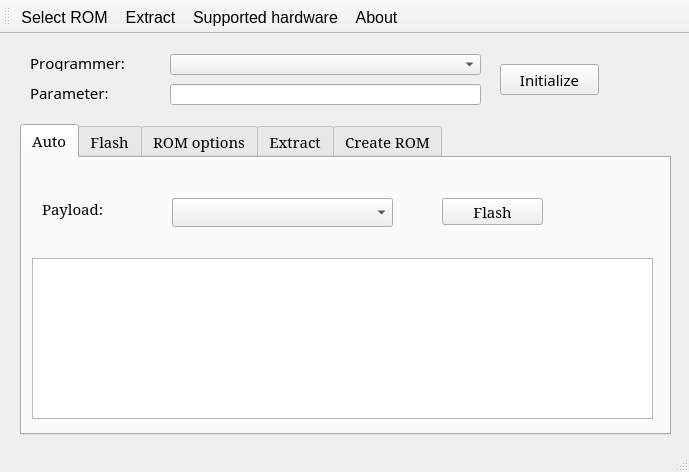
<?xml version="1.0" encoding="UTF-8"?>
<ui version="4.0">
 <class>MainWindow</class>
 <widget class="QMainWindow" name="MainWindow">
  <property name="geometry">
   <rect>
    <x>0</x>
    <y>0</y>
    <width>689</width>
    <height>472</height>
   </rect>
  </property>
  <property name="font">
   <font>
    <family>Sans</family>
    <pointsize>11</pointsize>
    <weight>50</weight>
    <italic>false</italic>
    <bold>false</bold>
    <underline>false</underline>
    <strikeout>false</strikeout>
    <kerning>false</kerning>
   </font>
  </property>
  <property name="windowTitle">
   <string>Coreboot Flash Tool</string>
  </property>
  <property name="windowIcon">
   <iconset resource="resources.qrc">
    <normaloff>:/icons/icons/coreboot.png</normaloff>:/icons/icons/coreboot.png</iconset>
  </property>
  <widget class="QWidget" name="centralWidget">
   <widget class="QLabel" name="l_prog_name">
    <property name="geometry">
     <rect>
      <x>560</x>
      <y>410</y>
      <width>241</width>
      <height>17</height>
     </rect>
    </property>
    <property name="text">
     <string/>
    </property>
   </widget>
   <widget class="QTabWidget" name="tabWidget">
    <property name="geometry">
     <rect>
      <x>20</x>
      <y>90</y>
      <width>651</width>
      <height>311</height>
     </rect>
    </property>
    <property name="font">
     <font>
      <family>Serif</family>
      <pointsize>11</pointsize>
     </font>
    </property>
    <property name="tabShape">
     <enum>QTabWidget::Rounded</enum>
    </property>
    <property name="currentIndex">
     <number>0</number>
    </property>
    <widget class="QWidget" name="tab_auto">
     <attribute name="title">
      <string>Auto</string>
     </attribute>
     <widget class="QLabel" name="l_auto_payload">
      <property name="geometry">
       <rect>
        <x>20</x>
        <y>40</y>
        <width>91</width>
        <height>21</height>
       </rect>
      </property>
      <property name="text">
       <string>Payload:</string>
      </property>
     </widget>
     <widget class="QComboBox" name="cb_auto_sel_payload">
      <property name="geometry">
       <rect>
        <x>150</x>
        <y>40</y>
        <width>221</width>
        <height>29</height>
       </rect>
      </property>
     </widget>
     <widget class="QTextEdit" name="log_auto">
      <property name="geometry">
       <rect>
        <x>10</x>
        <y>100</y>
        <width>621</width>
        <height>161</height>
       </rect>
      </property>
      <property name="font">
       <font>
        <family>Sans</family>
        <pointsize>11</pointsize>
       </font>
      </property>
      <property name="cursorWidth">
       <number>0</number>
      </property>
     </widget>
     <widget class="QPushButton" name="b_auto_flash">
      <property name="geometry">
       <rect>
        <x>420</x>
        <y>40</y>
        <width>101</width>
        <height>27</height>
       </rect>
      </property>
      <property name="text">
       <string>Flash</string>
      </property>
     </widget>
    </widget>
    <widget class="QWidget" name="tab_flash">
     <attribute name="icon">
      <iconset resource="resources.qrc">
       <normaloff>:/icons/icons/flash.png</normaloff>:/icons/icons/flash.png</iconset>
     </attribute>
     <attribute name="title">
      <string>Flash</string>
     </attribute>
     <widget class="QPushButton" name="b_read">
      <property name="geometry">
       <rect>
        <x>130</x>
        <y>60</y>
        <width>111</width>
        <height>31</height>
       </rect>
      </property>
      <property name="text">
       <string>Read</string>
      </property>
     </widget>
     <widget class="QPushButton" name="b_erase">
      <property name="geometry">
       <rect>
        <x>370</x>
        <y>60</y>
        <width>111</width>
        <height>31</height>
       </rect>
      </property>
      <property name="text">
       <string>Erase</string>
      </property>
     </widget>
     <widget class="QPushButton" name="b_flash">
      <property name="geometry">
       <rect>
        <x>490</x>
        <y>60</y>
        <width>111</width>
        <height>31</height>
       </rect>
      </property>
      <property name="text">
       <string>Flash</string>
      </property>
     </widget>
     <widget class="QTextEdit" name="log_flash">
      <property name="geometry">
       <rect>
        <x>10</x>
        <y>100</y>
        <width>631</width>
        <height>161</height>
       </rect>
      </property>
      <property name="font">
       <font>
        <family>Sans</family>
        <pointsize>11</pointsize>
       </font>
      </property>
      <property name="cursorWidth">
       <number>0</number>
      </property>
     </widget>
     <widget class="QPushButton" name="b_verify">
      <property name="geometry">
       <rect>
        <x>250</x>
        <y>60</y>
        <width>111</width>
        <height>31</height>
       </rect>
      </property>
      <property name="text">
       <string>Verify</string>
      </property>
     </widget>
     <widget class="QLabel" name="l_payload">
      <property name="geometry">
       <rect>
        <x>10</x>
        <y>20</y>
        <width>61</width>
        <height>21</height>
       </rect>
      </property>
      <property name="text">
       <string>ROM: </string>
      </property>
     </widget>
     <widget class="QLabel" name="l_payload_name">
      <property name="geometry">
       <rect>
        <x>130</x>
        <y>10</y>
        <width>491</width>
        <height>41</height>
       </rect>
      </property>
      <property name="text">
       <string/>
      </property>
     </widget>
     <widget class="QPushButton" name="b_sel_payload">
      <property name="geometry">
       <rect>
        <x>130</x>
        <y>20</y>
        <width>99</width>
        <height>21</height>
       </rect>
      </property>
      <property name="text">
       <string>Select</string>
      </property>
     </widget>
     <widget class="QPushButton" name="b_probe">
      <property name="geometry">
       <rect>
        <x>10</x>
        <y>60</y>
        <width>111</width>
        <height>31</height>
       </rect>
      </property>
      <property name="text">
       <string>Probe</string>
      </property>
     </widget>
     <zorder>b_erase</zorder>
     <zorder>b_flash</zorder>
     <zorder>log_flash</zorder>
     <zorder>b_verify</zorder>
     <zorder>l_payload</zorder>
     <zorder>l_payload_name</zorder>
     <zorder>b_sel_payload</zorder>
     <zorder>b_read</zorder>
     <zorder>b_probe</zorder>
    </widget>
    <widget class="QWidget" name="tab_2">
     <attribute name="icon">
      <iconset resource="resources.qrc">
       <normaloff>:/icons/icons/options.png</normaloff>:/icons/icons/options.png</iconset>
     </attribute>
     <attribute name="title">
      <string>ROM options</string>
     </attribute>
     <widget class="QPushButton" name="b_add_payload">
      <property name="geometry">
       <rect>
        <x>350</x>
        <y>30</y>
        <width>141</width>
        <height>31</height>
       </rect>
      </property>
      <property name="layoutDirection">
       <enum>Qt::LeftToRight</enum>
      </property>
      <property name="text">
       <string> Add payload</string>
      </property>
      <property name="icon">
       <iconset resource="resources.qrc">
        <normaloff>:/icons/icons/add.png</normaloff>:/icons/icons/add.png</iconset>
      </property>
     </widget>
     <widget class="QPushButton" name="b_remove_comp">
      <property name="geometry">
       <rect>
        <x>430</x>
        <y>60</y>
        <width>111</width>
        <height>31</height>
       </rect>
      </property>
      <property name="text">
       <string>Remove</string>
      </property>
      <property name="icon">
       <iconset resource="resources.qrc">
        <normaloff>:/icons/icons/remove.png</normaloff>:/icons/icons/remove.png</iconset>
      </property>
     </widget>
     <widget class="QTextEdit" name="log_rom_opt">
      <property name="geometry">
       <rect>
        <x>10</x>
        <y>100</y>
        <width>631</width>
        <height>161</height>
       </rect>
      </property>
      <property name="font">
       <font>
        <family>Sans</family>
        <pointsize>10</pointsize>
       </font>
      </property>
      <property name="html">
       <string>&lt;!DOCTYPE HTML PUBLIC &quot;-//W3C//DTD HTML 4.0//EN&quot; &quot;http://www.w3.org/TR/REC-html40/strict.dtd&quot;&gt;
&lt;html&gt;&lt;head&gt;&lt;meta name=&quot;qrichtext&quot; content=&quot;1&quot; /&gt;&lt;style type=&quot;text/css&quot;&gt;
p, li { white-space: pre-wrap; }
&lt;/style&gt;&lt;/head&gt;&lt;body style=&quot; font-family:'Sans'; font-size:10pt; font-weight:400; font-style:normal;&quot;&gt;
&lt;p style=&quot;-qt-paragraph-type:empty; margin-top:0px; margin-bottom:0px; margin-left:0px; margin-right:0px; -qt-block-indent:0; text-indent:0px; font-family:'Cantarell'; font-size:11pt;&quot;&gt;&lt;br /&gt;&lt;/p&gt;&lt;/body&gt;&lt;/html&gt;</string>
      </property>
      <property name="cursorWidth">
       <number>0</number>
      </property>
     </widget>
     <widget class="QLabel" name="l_opt_rom_info">
      <property name="geometry">
       <rect>
        <x>10</x>
        <y>70</y>
        <width>91</width>
        <height>21</height>
       </rect>
      </property>
      <property name="text">
       <string>ROM info:</string>
      </property>
     </widget>
     <widget class="QLabel" name="l_opt_rom">
      <property name="geometry">
       <rect>
        <x>10</x>
        <y>20</y>
        <width>61</width>
        <height>21</height>
       </rect>
      </property>
      <property name="text">
       <string>ROM:</string>
      </property>
     </widget>
     <widget class="QLabel" name="l_opt_sel_name">
      <property name="geometry">
       <rect>
        <x>80</x>
        <y>20</y>
        <width>161</width>
        <height>20</height>
       </rect>
      </property>
      <property name="text">
       <string/>
      </property>
     </widget>
     <widget class="QPushButton" name="b_add_component">
      <property name="geometry">
       <rect>
        <x>490</x>
        <y>30</y>
        <width>151</width>
        <height>31</height>
       </rect>
      </property>
      <property name="layoutDirection">
       <enum>Qt::LeftToRight</enum>
      </property>
      <property name="text">
       <string>Add component</string>
      </property>
      <property name="icon">
       <iconset resource="resources.qrc">
        <normaloff>:/icons/icons/add.png</normaloff>:/icons/icons/add.png</iconset>
      </property>
     </widget>
    </widget>
    <widget class="QWidget" name="tab_extract">
     <attribute name="icon">
      <iconset resource="resources.qrc">
       <normaloff>:/icons/icons/extract.svg</normaloff>:/icons/icons/extract.svg</iconset>
     </attribute>
     <attribute name="title">
      <string>Extract</string>
     </attribute>
     <widget class="QLabel" name="l_ex_rom">
      <property name="geometry">
       <rect>
        <x>10</x>
        <y>20</y>
        <width>101</width>
        <height>21</height>
       </rect>
      </property>
      <property name="text">
       <string>ROM:</string>
      </property>
     </widget>
     <widget class="QLabel" name="l_ex_output">
      <property name="geometry">
       <rect>
        <x>10</x>
        <y>50</y>
        <width>101</width>
        <height>19</height>
       </rect>
      </property>
      <property name="text">
       <string>Output dir:</string>
      </property>
     </widget>
     <widget class="QLabel" name="l_ex_rom_name">
      <property name="geometry">
       <rect>
        <x>130</x>
        <y>20</y>
        <width>471</width>
        <height>19</height>
       </rect>
      </property>
      <property name="text">
       <string/>
      </property>
     </widget>
     <widget class="QPushButton" name="b_sel_bios_rom">
      <property name="geometry">
       <rect>
        <x>130</x>
        <y>20</y>
        <width>99</width>
        <height>21</height>
       </rect>
      </property>
      <property name="text">
       <string>Select</string>
      </property>
     </widget>
     <widget class="QPushButton" name="b_extract">
      <property name="geometry">
       <rect>
        <x>540</x>
        <y>60</y>
        <width>99</width>
        <height>31</height>
       </rect>
      </property>
      <property name="text">
       <string>Extract</string>
      </property>
     </widget>
     <widget class="QTextEdit" name="log_extract">
      <property name="geometry">
       <rect>
        <x>10</x>
        <y>100</y>
        <width>631</width>
        <height>161</height>
       </rect>
      </property>
      <property name="maximumSize">
       <size>
        <width>16777215</width>
        <height>16777213</height>
       </size>
      </property>
      <property name="font">
       <font>
        <family>Sans</family>
        <pointsize>10</pointsize>
       </font>
      </property>
      <property name="cursor" stdset="0">
       <cursorShape>ArrowCursor</cursorShape>
      </property>
      <property name="contextMenuPolicy">
       <enum>Qt::PreventContextMenu</enum>
      </property>
      <property name="html">
       <string>&lt;!DOCTYPE HTML PUBLIC &quot;-//W3C//DTD HTML 4.0//EN&quot; &quot;http://www.w3.org/TR/REC-html40/strict.dtd&quot;&gt;
&lt;html&gt;&lt;head&gt;&lt;meta name=&quot;qrichtext&quot; content=&quot;1&quot; /&gt;&lt;style type=&quot;text/css&quot;&gt;
p, li { white-space: pre-wrap; }
&lt;/style&gt;&lt;/head&gt;&lt;body style=&quot; font-family:'Sans'; font-size:10pt; font-weight:400; font-style:normal;&quot;&gt;
&lt;p style=&quot;-qt-paragraph-type:empty; margin-top:0px; margin-bottom:0px; margin-left:0px; margin-right:0px; -qt-block-indent:0; text-indent:0px; font-family:'Cantarell'; font-size:11pt;&quot;&gt;&lt;br /&gt;&lt;/p&gt;&lt;/body&gt;&lt;/html&gt;</string>
      </property>
      <property name="cursorWidth">
       <number>0</number>
      </property>
     </widget>
     <widget class="QLabel" name="l_ex_out_name">
      <property name="geometry">
       <rect>
        <x>130</x>
        <y>50</y>
        <width>471</width>
        <height>19</height>
       </rect>
      </property>
      <property name="text">
       <string/>
      </property>
     </widget>
     <widget class="QPushButton" name="b_sel_bios_out">
      <property name="geometry">
       <rect>
        <x>130</x>
        <y>50</y>
        <width>99</width>
        <height>21</height>
       </rect>
      </property>
      <property name="text">
       <string>Select</string>
      </property>
     </widget>
    </widget>
    <widget class="QWidget" name="tab">
     <attribute name="icon">
      <iconset resource="resources.qrc">
       <normaloff>:/icons/icons/create.png</normaloff>:/icons/icons/create.png</iconset>
     </attribute>
     <attribute name="title">
      <string>Create ROM</string>
     </attribute>
     <widget class="QLabel" name="l_architecture">
      <property name="geometry">
       <rect>
        <x>10</x>
        <y>40</y>
        <width>101</width>
        <height>31</height>
       </rect>
      </property>
      <property name="text">
       <string>Architecture:</string>
      </property>
     </widget>
     <widget class="QLabel" name="l_bb_offset">
      <property name="geometry">
       <rect>
        <x>320</x>
        <y>10</y>
        <width>131</width>
        <height>31</height>
       </rect>
      </property>
      <property name="text">
       <string>Bootblock offset:</string>
      </property>
     </widget>
     <widget class="QLabel" name="l_cbfs_offset">
      <property name="geometry">
       <rect>
        <x>320</x>
        <y>40</y>
        <width>101</width>
        <height>31</height>
       </rect>
      </property>
      <property name="text">
       <string>CBFS offset:</string>
      </property>
     </widget>
     <widget class="QLabel" name="l_bootblock">
      <property name="geometry">
       <rect>
        <x>320</x>
        <y>70</y>
        <width>101</width>
        <height>31</height>
       </rect>
      </property>
      <property name="text">
       <string>Bootblock:</string>
      </property>
     </widget>
     <widget class="QLineEdit" name="edit_bootblock_off">
      <property name="geometry">
       <rect>
        <x>470</x>
        <y>10</y>
        <width>131</width>
        <height>27</height>
       </rect>
      </property>
     </widget>
     <widget class="QLineEdit" name="edit_cbfs_off">
      <property name="geometry">
       <rect>
        <x>470</x>
        <y>40</y>
        <width>131</width>
        <height>27</height>
       </rect>
      </property>
     </widget>
     <widget class="QPushButton" name="b_sel_boot_block">
      <property name="geometry">
       <rect>
        <x>480</x>
        <y>70</y>
        <width>111</width>
        <height>27</height>
       </rect>
      </property>
      <property name="text">
       <string>Select</string>
      </property>
     </widget>
     <widget class="QComboBox" name="cb_sel_arch">
      <property name="geometry">
       <rect>
        <x>150</x>
        <y>40</y>
        <width>131</width>
        <height>27</height>
       </rect>
      </property>
     </widget>
     <widget class="QPushButton" name="b_create_rom">
      <property name="geometry">
       <rect>
        <x>518</x>
        <y>120</y>
        <width>111</width>
        <height>27</height>
       </rect>
      </property>
      <property name="text">
       <string>Create ROM</string>
      </property>
     </widget>
     <widget class="QTextEdit" name="log_create_rom">
      <property name="geometry">
       <rect>
        <x>10</x>
        <y>150</y>
        <width>621</width>
        <height>121</height>
       </rect>
      </property>
      <property name="font">
       <font>
        <family>Sans</family>
        <pointsize>10</pointsize>
       </font>
      </property>
      <property name="html">
       <string>&lt;!DOCTYPE HTML PUBLIC &quot;-//W3C//DTD HTML 4.0//EN&quot; &quot;http://www.w3.org/TR/REC-html40/strict.dtd&quot;&gt;
&lt;html&gt;&lt;head&gt;&lt;meta name=&quot;qrichtext&quot; content=&quot;1&quot; /&gt;&lt;style type=&quot;text/css&quot;&gt;
p, li { white-space: pre-wrap; }
&lt;/style&gt;&lt;/head&gt;&lt;body style=&quot; font-family:'Sans'; font-size:10pt; font-weight:400; font-style:normal;&quot;&gt;
&lt;p style=&quot;-qt-paragraph-type:empty; margin-top:0px; margin-bottom:0px; margin-left:0px; margin-right:0px; -qt-block-indent:0; text-indent:0px; font-family:'Ubuntu'; font-size:11pt;&quot;&gt;&lt;br /&gt;&lt;/p&gt;&lt;/body&gt;&lt;/html&gt;</string>
      </property>
      <property name="cursorWidth">
       <number>0</number>
      </property>
     </widget>
     <widget class="QLabel" name="l_bootblack_name">
      <property name="geometry">
       <rect>
        <x>470</x>
        <y>80</y>
        <width>131</width>
        <height>17</height>
       </rect>
      </property>
      <property name="text">
       <string/>
      </property>
     </widget>
     <widget class="QLabel" name="label_2">
      <property name="geometry">
       <rect>
        <x>10</x>
        <y>10</y>
        <width>68</width>
        <height>31</height>
       </rect>
      </property>
      <property name="text">
       <string>Name: </string>
      </property>
     </widget>
     <widget class="QLineEdit" name="edit_cbfs_name">
      <property name="geometry">
       <rect>
        <x>110</x>
        <y>10</y>
        <width>171</width>
        <height>27</height>
       </rect>
      </property>
     </widget>
     <widget class="QLabel" name="l_size">
      <property name="geometry">
       <rect>
        <x>10</x>
        <y>70</y>
        <width>101</width>
        <height>31</height>
       </rect>
      </property>
      <property name="text">
       <string>Size:</string>
      </property>
     </widget>
     <widget class="QLineEdit" name="edit_size">
      <property name="geometry">
       <rect>
        <x>150</x>
        <y>70</y>
        <width>131</width>
        <height>27</height>
       </rect>
      </property>
     </widget>
    </widget>
   </widget>
   <widget class="QComboBox" name="cb_sel_progr">
    <property name="geometry">
     <rect>
      <x>170</x>
      <y>20</y>
      <width>311</width>
      <height>21</height>
     </rect>
    </property>
   </widget>
   <widget class="QLabel" name="l_programmer">
    <property name="geometry">
     <rect>
      <x>30</x>
      <y>20</y>
      <width>101</width>
      <height>17</height>
     </rect>
    </property>
    <property name="text">
     <string>Programmer:</string>
    </property>
   </widget>
   <widget class="QLabel" name="l_prog_param">
    <property name="geometry">
     <rect>
      <x>30</x>
      <y>50</y>
      <width>101</width>
      <height>17</height>
     </rect>
    </property>
    <property name="text">
     <string>Parameter:</string>
    </property>
   </widget>
   <widget class="QLineEdit" name="edit_prog_param">
    <property name="geometry">
     <rect>
      <x>170</x>
      <y>50</y>
      <width>311</width>
      <height>21</height>
     </rect>
    </property>
   </widget>
   <widget class="QPushButton" name="b_init_prog">
    <property name="geometry">
     <rect>
      <x>500</x>
      <y>30</y>
      <width>99</width>
      <height>31</height>
     </rect>
    </property>
    <property name="text">
     <string>Initialize</string>
    </property>
   </widget>
  </widget>
  <widget class="QToolBar" name="mainToolBar">
   <property name="font">
    <font>
     <family>Cantarell</family>
     <pointsize>12</pointsize>
    </font>
   </property>
   <attribute name="toolBarArea">
    <enum>TopToolBarArea</enum>
   </attribute>
   <attribute name="toolBarBreak">
    <bool>false</bool>
   </attribute>
   <addaction name="act_sel_payload"/>
   <addaction name="act_extract"/>
   <addaction name="act_supported_list"/>
   <addaction name="act_about"/>
  </widget>
  <widget class="QStatusBar" name="statusBar"/>
  <action name="act_sel_payload">
   <property name="icon">
    <iconset resource="resources.qrc">
     <normaloff>:/icons/icons/open.png</normaloff>:/icons/icons/open.png</iconset>
   </property>
   <property name="text">
    <string>Select ROM</string>
   </property>
  </action>
  <action name="act_extract">
   <property name="icon">
    <iconset resource="resources.qrc">
     <normaloff>:/icons/icons/extract.svg</normaloff>:/icons/icons/extract.svg</iconset>
   </property>
   <property name="text">
    <string>Extract</string>
   </property>
  </action>
  <action name="act_about">
   <property name="icon">
    <iconset resource="resources.qrc">
     <normaloff>:/icons/icons/about.png</normaloff>:/icons/icons/about.png</iconset>
   </property>
   <property name="text">
    <string>About</string>
   </property>
  </action>
  <action name="act_supported_list">
   <property name="icon">
    <iconset resource="resources.qrc">
     <normaloff>:/icons/icons/supported.png</normaloff>:/icons/icons/supported.png</iconset>
   </property>
   <property name="text">
    <string>Supported hardware</string>
   </property>
   <property name="toolTip">
    <string>Supported hardware</string>
   </property>
  </action>
 </widget>
 <layoutdefault spacing="6" margin="11"/>
 <resources>
  <include location="resources.qrc"/>
 </resources>
 <connections/>
</ui>
